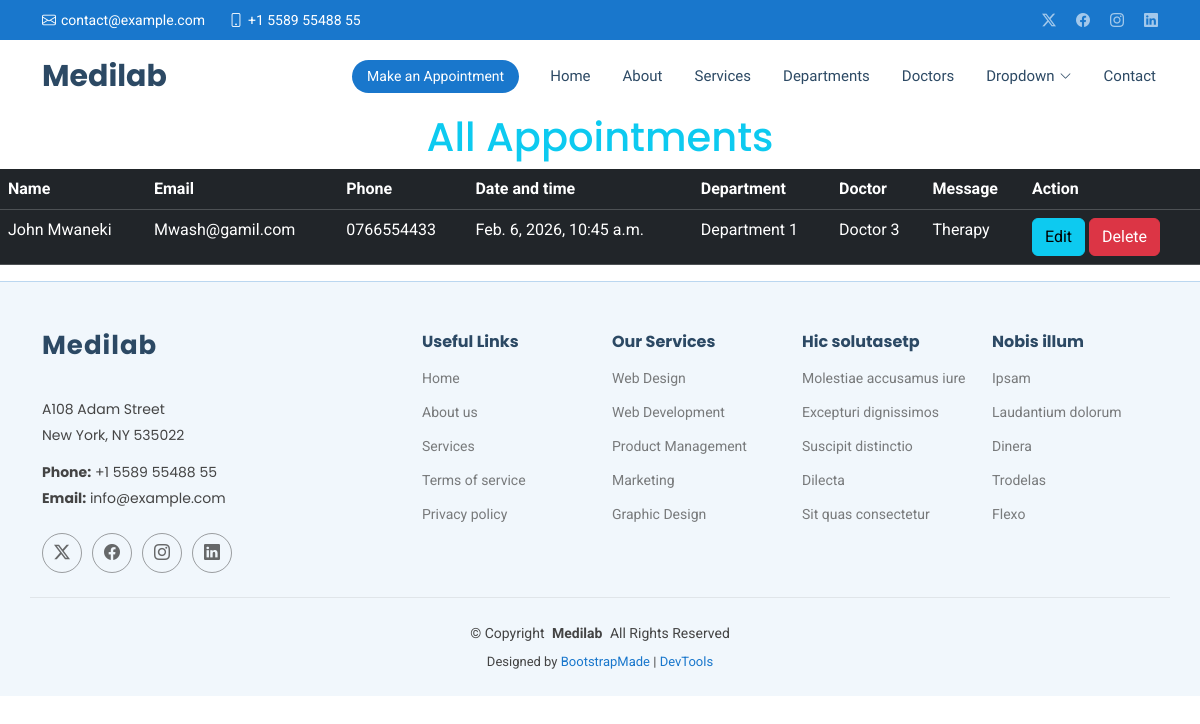
/show/, run on an earlier commit of the app's database.
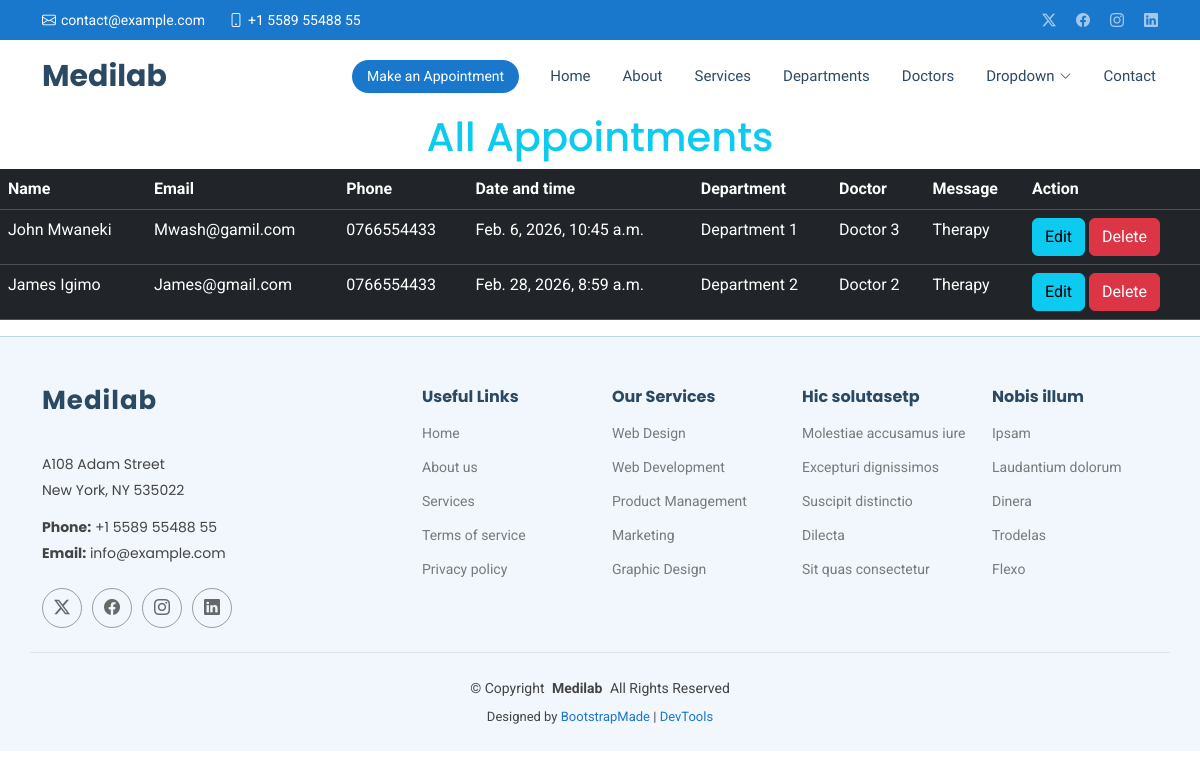
And on a later commit of the database.
### careapp/models.py (models this page shows, shortened)
class MyAppointments(models.Model):
    name = models.CharField(max_length=200)
    email = models.EmailField()
    phone = models.CharField(max_length=10)
    datetime = models.DateTimeField()
    department = models.CharField(max_length=100)
    doctor = models.CharField(max_length=100)
    message = models.TextField()

### careapp/views.py (the view)
# urls.py: path('show/', views.show , name='show'),
def show(request):
      allappointments = MyAppointments.objects.all()
      return render(request, 'show.html', {'allappointments':allappointments})

### templates/show.html
{% extends 'starter-page.html' %}
{% load static %}
{% block content %}
<h1 class="text-center text-info ">All Appointments</h1>
<table class="table table-dark ">
    <tr>
        <th>Name</th>
        <th>Email</th>
        <th>Phone</th>
        <th>Date and time</th>
        <th>Department</th>
        <th>Doctor</th>
        <th>Message</th>
        <th>Action</th>
    </tr>
    {% for appointment in allappointments %}
    <tr>
        <td>{{appointment.name}}</td>
        <td>{{appointment.email}}</td>
        <td>{{appointment.phone}}</td>
        <td>{{appointment.datetime}}</td>
        <td>{{appointment.department}}</td>
        <td>{{appointment.doctor}}</td>
        <td>{{appointment.message}}</td>
        <td>
            <a href="/edit/{{appointment.id}}" class="btn btn-info">Edit</a>
            <a href="/delete/{{appointment.id}}" class="btn btn-danger">Delete</a>
        </td>
    </tr>
    {% endfor %}
</table>
{% endblock %}

What changed in the data, as far as the page shows it:
added MyAppointments: name "James Igimo", email "James@gmail.com", phone "0766554433", datetime "Feb. 28, 2026, 8:59 a.m.", department "Department 2", doctor "Doctor 2", message "Therapy"
